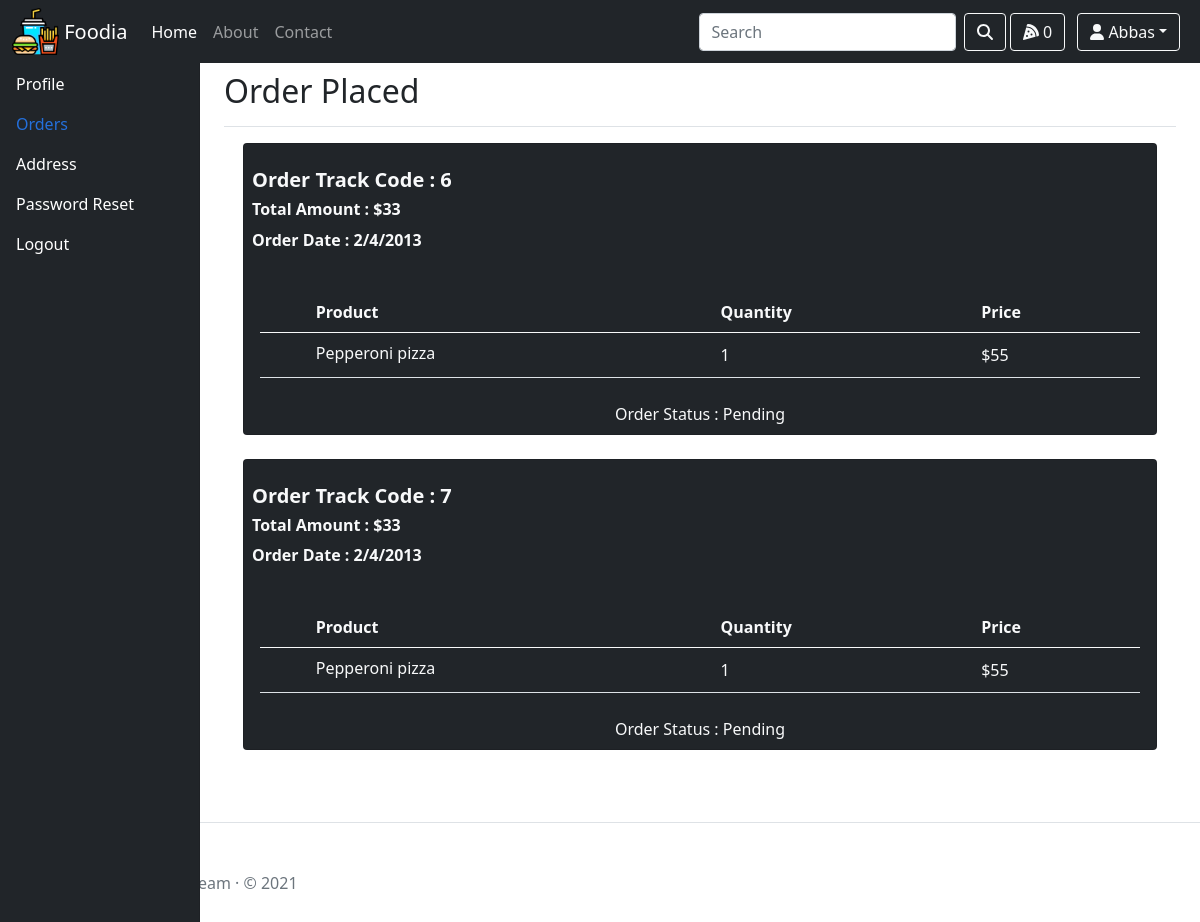
Before: /account/ordersProfile (signed in) with the older database file.
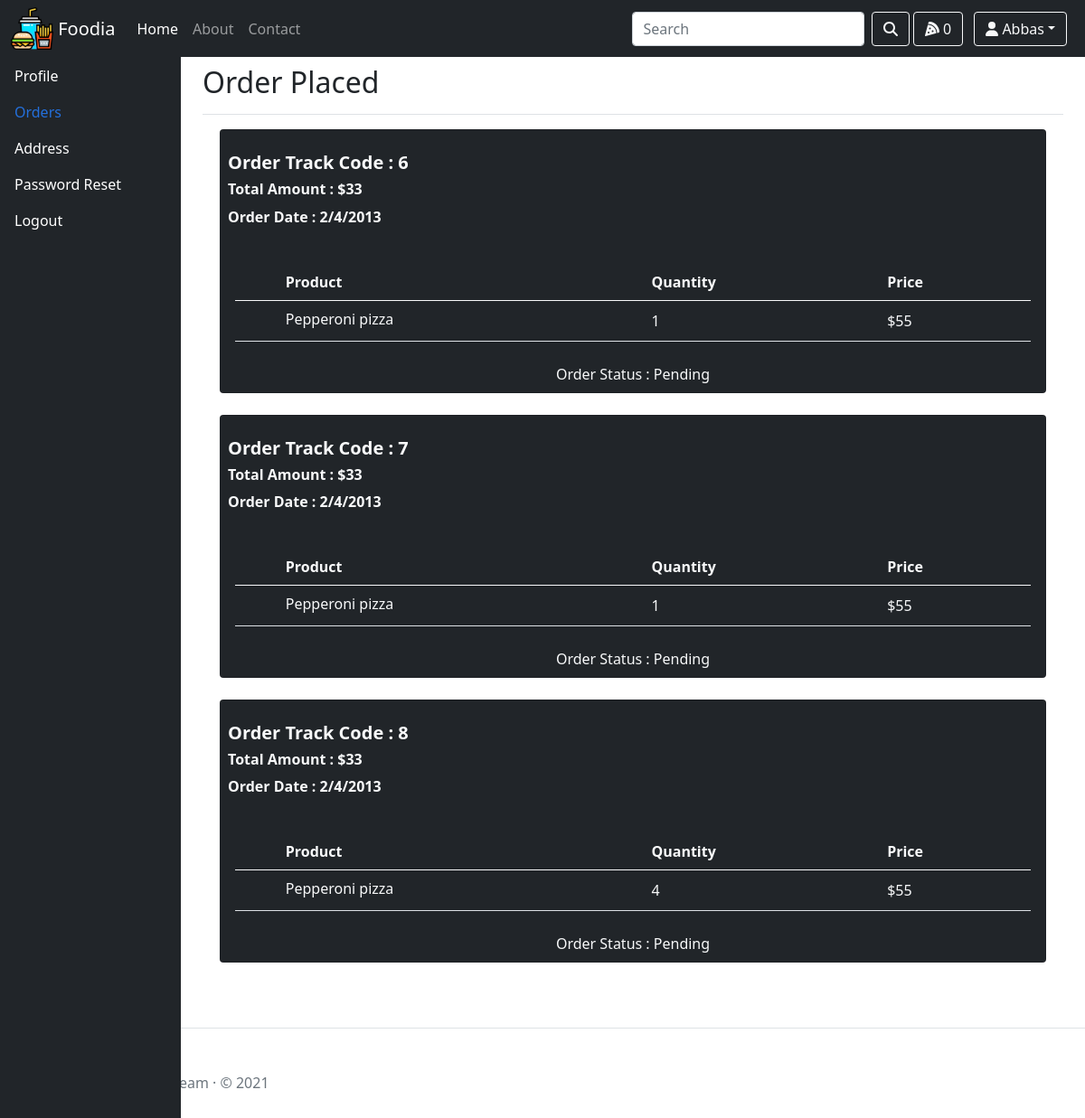
After: the same page with the newer database file.
### foodStuff/models.py (models this page shows, shortened)
class Order(models.Model):
    orderId = models.AutoField(primary_key=True)
    customerId = models.ForeignKey(User,on_delete=models.CASCADE,related_name="order",null=True,blank=True)
    orderAddress = models.CharField(max_length=500)
    orderCountry= models.CharField(max_length=52)
    orderState= models.CharField(max_length=52)
    orderZipCode= models.CharField(max_length=52)
    orderMobileNumber = models.IntegerField(default="")
    orderPrice = models.IntegerField(default=0)

class OrderDetail(models.Model):
    orderDetailId = models.AutoField(primary_key=True)
    productId = models.ForeignKey(FoodProduct,on_delete=models.CASCADE,related_name="productOrderId",null=True,blank=True)
    orderId = models.ForeignKey(Order,on_delete=models.CASCADE,related_name="orderDetailId",null=True,blank=True)
    orderProductQuantity = models.IntegerField(default=0)
    productPrice = models.IntegerField(default=0)

class FoodProduct(BaseModel):
    foodName = models.CharField(max_length=100)
    foodCategory = models.ForeignKey(FoodCategory,on_delete=models.CASCADE,related_name="foodCategory",null=True,blank=True)
    foodProductDescription = models.TextField()
    foodPrice = models.IntegerField()
    foodProductImage = models.ImageField(upload_to="foodProduct")
    def __str__(self):
        return self.foodName

### account/views.py (the view)
# urls.py: path('ordersProfile',views.ordersProfile,name="ordersProfile"),
def ordersProfile(request):
    if request.user.is_authenticated:
        productDic={}
        orders = Order.objects.filter(customerId =request.user.id)
        ordersIdList = [item.orderId for item in orders]
        for itemNumber in ordersIdList:
            productList = OrderDetail.objects.filter(orderId = itemNumber)
            productDic[itemNumber] =  productList
        return render(request,"account/ordersProfile.html",{"orders":orders,"orderDetail":productDic})
    return render(request,"account/signIn.html")

### account/context_processors.py (called while the page is built)
def profileData(request):
    if request.user.is_authenticated:
        userId = User.objects.get(id=request.user.id)
        if userId.last_name:
            name = userId.last_name
        else:
            name= "User"
        custom_data = {
        'userName':name,
        }
        return custom_data
    return {}

### template/account/ordersProfile.html (shortened to what this page needs)
  {% extends 'base.html' %}
{% block body %}
<div class="container-fluid">
  <div class="row">
    <nav id="sidebarMenu" class="col-md-3 col-lg-2 d-md-block bg-dark sidebar collapse">
      <div class="position-sticky pt-3">
        <ul class="nav flex-column">
          <li class="nav-item">
            <a class="nav-link" aria-current="page" href="{% url 'userProfile' %}">
              Profile
            </a>
          </li>
          <li class="nav-item">
            <a class="nav-link active" href="{% url 'ordersProfile' %}">
              Orders
            </a>
          </li>
          <li class="nav-item">
            <a class="nav-link " href="{% url 'addressProfile' %}">
              Address
            </a>
          </li>
          <li class="nav-item">
            <a class="nav-link" href="{% url 'passwordReset' %}">
              Password Reset
            </a>
          </li>
          <li class="nav-item">
            <a class="nav-link" href="{% url 'signOut' %}">
              Logout
            </a>
          </li>
        </ul>
      </div>
    </nav>
    <main class="col-md-9 ms-sm-auto col-lg-10 px-md-4">
      <div class="d-flex justify-content-between flex-wrap flex-md-nowrap align-items-center pt-3 pb-2 mb-3 border-bottom">
        <h1 class="h2">Order Placed</h1>
      </div>
      <div style="padding-left:2%;padding-right: 2%;">
        {% if orders %}
        {% for order in orders %}
          <div class="col-xl-12 mb-4">
            <div class="card bg-dark" >
              <div class="p-2  text-light">
                <p ><h5 style="font-weight:bolder;"> Order Track Code : {{order.orderId}}</h5>
                  <h6 style="font-weight:bolder;"> Total Amount : ${{order.orderPrice}}</h6>
                  <h7 style="font-weight:bolder;"> Order Date : 2/4/2013</h7>
                </p>
              </div>
              <div class="card-body">
                <div class="d-flex justify-content-between align-items-center">
                  <table class="table align-middle mb-0 bg-dark text-light">
                    <thead class="bg-dark text-light">
                      <tr>
                        <th></th>
                        <th>Product</th>
                        <th>Quantity</th>
                        <th>Price</th>
                      </tr>
                    </thead>
                    <tbody>
                      {% for id,item in orderDetail.items  %}
                      {% for product in item %}
                      {% if order.orderId == product.orderId.orderId %}
                      <tr>
                        <td>
                        </td>
                        <td>
                          <p class="fw-normal mb-1">{{product.productId}}
                          </p>
                        </td>
                        <td>{{product.orderProductQuantity}}</td>
                        <td>
                            ${{product.productPrice}}
                        </td>
                      </tr>
                      {% endif %}
                      {% endfor %}
                      {% endfor %}
                    </tbody>
                  </table>
                </div>
              </div>
              <div
                class="card-footer border-0 bg-dark text-light p-2 d-flex justify-content-around"
              >
              <span> Order Status : <span class="">Pending</span></span>
              </div>
            </div>
          </div>
      {% endfor %}
      {% endif %}
      </div>
    </main>
  </div>
</div>
{% endblock body %}

Changed rows visible on the page:
added Order: orderId "8", orderPrice "33"
added OrderDetail: productId "Pepperoni pizza", orderProductQuantity "4", productPrice "55"
